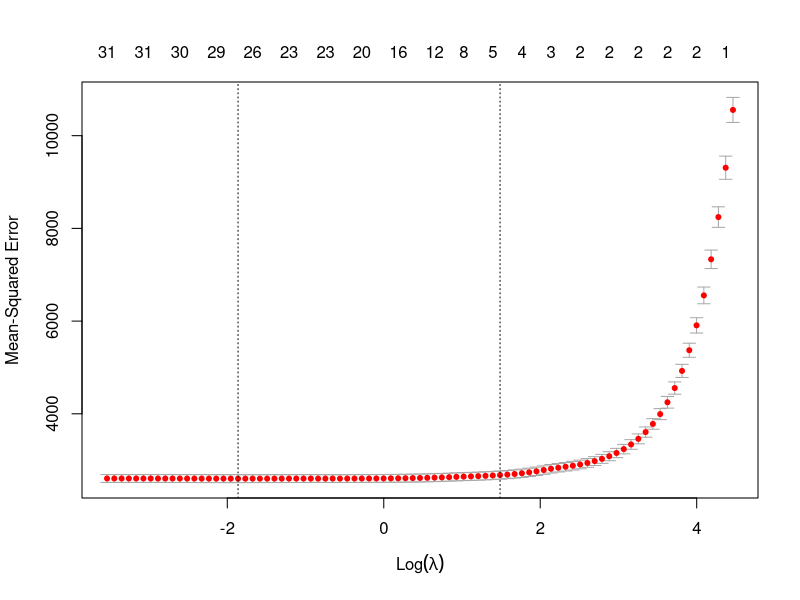

This chart was generated by the following R code:
## ---- chunk 1
	library(tidyverse)
  library(skimr)
  library(glmnet) # how we fit ridge and lasso regularized regressions in this class

library(tidyverse)
knitr::opts_chunk$set(echo = TRUE, 
                      fig.width = 5,
                      fig.height = 3,
                      out.width = "75%", 
                      fig.align = "center")
options(list(dplyr.summarise.inform = FALSE))
theme_set( theme_classic() )

## ---- chunk 2
stu_data <- read_csv('data/student_data.csv')
stu_data = stu_data[,-c(1:2)]
stu_data <- na.omit(stu_data)

x <- model.matrix(math ~ ., stu_data)[,-1]
y <- stu_data$math

set.seed(42120)

cross_validation_results_lasso <- cv.glmnet(x = x, 
                                            y = y, 
                                            alpha = 1, # 1 for LASSO, 0 for ridge
                                            nfolds = 10,
                                            type.measure = "mse")

print(cross_validation_results_lasso)
## ---- chunk 3
plot(cross_validation_results_lasso)
## ---- chunk 4
best_lambda_lasso <- cross_validation_results_lasso$lambda.1se
final_model_lasso <- glmnet(x = x,
                            y = y,
                            alpha = 1,
                            lambda = best_lambda_lasso)

coef(final_model_lasso)
## ---- chunk 5
cc <- coef(final_model_lasso)
cc <- cc[ cc[,1] != 0, ]
cc
## ---- chunk 6
# Identify nonzero coefficients
coef_indices <- which( colnames(x) %in% names(cc) )
coef_indices

# Subset data to nonzero covariates
x_sub <- x[, coef_indices]
head( x_sub )

# Fit OLS model to nonzero covariates
fit_sub <- lm(y ~ ., data = as.data.frame(x_sub))

# Print summary of refit model
summary(fit_sub)
## ---- chunk 7
ols_coef = coef( fit_sub )
ctbl = tibble( coef = names(ols_coef),
               OLS = ols_coef,
               Lasso = cc )
ctbl
## ---- chunk 8
datstar = slice_sample( stu_data, n = nrow(stu_data), replace=TRUE )
xstar <- model.matrix(math ~ ., datstar)[,-1]
ystar <- datstar$math

modstar <- glmnet(x = xstar,
                  y = ystar, 
                  lambda = best_lambda_lasso,
                  alpha = 1 )

cc <- coef(modstar)
cc[ cc[,1] != 0, ]
## ---- chunk 9
one_boot <- function( ) {
  datstar = slice_sample( stu_data, n = nrow(stu_data), replace=TRUE )
  xstar <- model.matrix(math ~ ., datstar)[,-1]
  ystar <- datstar$math
  
  modstar <- glmnet(x = xstar,
                    y = ystar, 
                    lambda = best_lambda_lasso,
                    alpha = 1 )
  
  cc <- coef(modstar)
  cc <- cc[ cc[,1] != 0, ]
  cc = tibble( coef = names(cc), est = cc)
}
## ---- chunk 10
rps = map_df( 1:100, ~ one_boot() )
rps %>% group_by( coef ) %>%
  summarise( n = n() ) %>%
  arrange( -n ) %>%
  knitr::kable()
